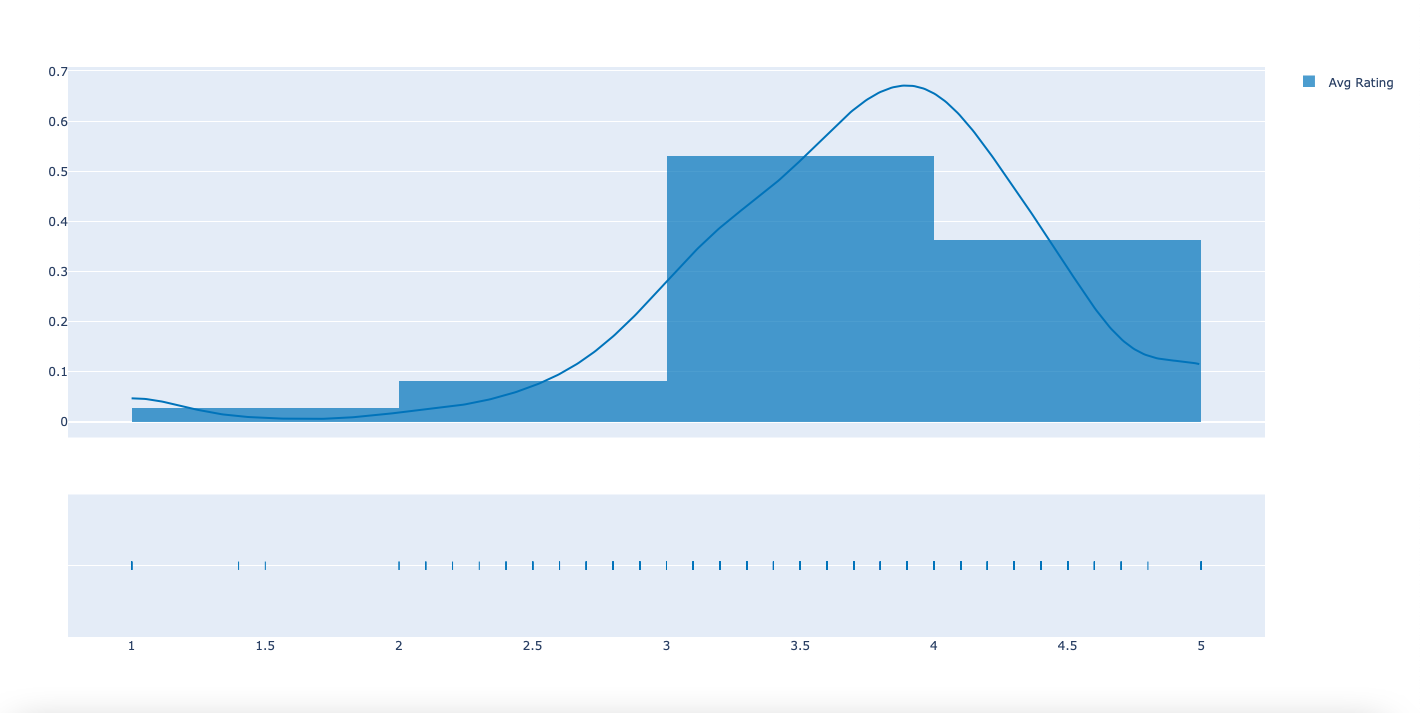

The Python source for this figure:
import plotly.figure_factory as ff
import pandas as pd
import csv

df = pd.read_csv("project.csv")
fig = ff.create_distplot([df["Avg Rating"].tolist()], ["Avg Rating"])
fig.show()
